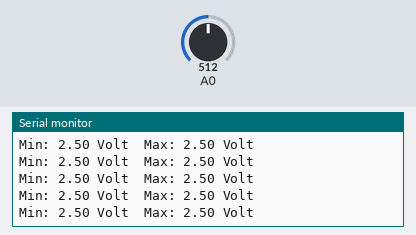
This sketch was run on a simulated Arduino Uno, built with avr-gcc and run on an emulated ATmega328P. On the bench: the last lines printed to the serial monitor. The inputs (shaded band) are chosen by the test bench; at power-on: A0 = 512.

Above: at 1.2 s.
1.3 s: A0 set to 716
At 1.31 s:
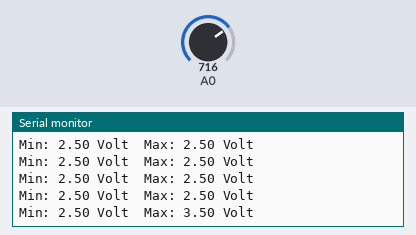
2.8 s: A0 set to 900
At 2.81 s:
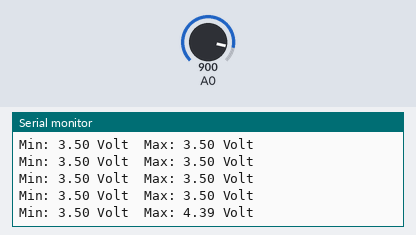
Timing chart, 0 to 5.8 s (numbered marks = the images above; inputs shaded):
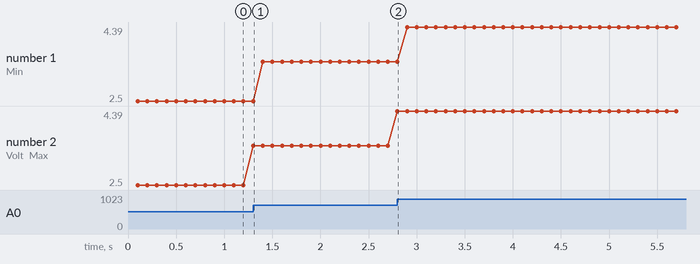

The sketch:

ardulevel.ino
```cpp
// (licence header left out)
/*
 * This software can be used with an Arduino Board (tested with Arduino UNO)
 * to detect the logic levels connected to A0 port. Useful if you don't
 * know if you have a 5V or 3.3V I/O device. The result is send to the serial
 * port ten times a second at 9600 baud.
 *
 * Written by Mirko Denecke
 *
 */

unsigned long time;
int val;
int max;
int min;


void setup() {
  Serial.begin(9600);
}

void loop() {
  time = millis();
  max = 0;
  min = 1024;

  /* Check high and low level (100ms) */
  while((time + 100) > millis()) {
    val = analogRead(0);

    if(val < min) {
      min = val;
    }

    if(val > max) {
      max = val;
    }
  }

  /* Print result to serial port and start again */
  Serial.print("Min: ");
  Serial.print((5.0f / 1024.0f) * (float)min);
  Serial.print(" Volt  Max: ");
  Serial.print((5.0f / 1024.0f) * (float)max);
  Serial.println(" Volt");
}
```

Measured:
- after the input at 1.3 s, the serial monitor: prints a new line at once (image 1)
- after the input at 2.8 s, the serial monitor: prints a new line at once (image 2)
- plotted number 1: 2.5 → 3.5 after the input at 1.3 s, 3.5 → 4.39 after the input at 2.8 s
- plotted number 2: 2.5 → 3.5 after the input at 1.3 s, 3.5 → 4.39 after the input at 2.8 s
